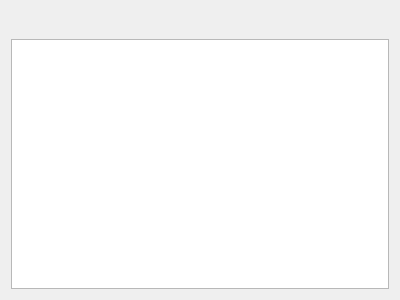
<?xml version="1.0" encoding="UTF-8"?>
<ui version="4.0">
 <class>CanSignalSenderPrivate</class>
 <widget class="QWidget" name="CanSignalSenderPrivate">
  <property name="geometry">
   <rect>
    <x>0</x>
    <y>0</y>
    <width>400</width>
    <height>300</height>
   </rect>
  </property>
  <property name="windowTitle">
   <string>CanSignalSender</string>
  </property>
  <layout class="QVBoxLayout" name="verticalLayout">
   <item>
    <layout class="QHBoxLayout" name="horizontalLayout">
     <item>
      <widget class="QPushButton" name="pbAdd">
       <property name="text">
        <string/>
       </property>
       <property name="icon">
        <iconset>
         <normaloff>:/images/files/images/light/CANbus_icon_Add.svg</normaloff>:/images/files/images/light/CANbus_icon_Add.svg</iconset>
       </property>
       <property name="iconSize">
        <size>
         <width>32</width>
         <height>32</height>
        </size>
       </property>
       <property name="checkable">
        <bool>false</bool>
       </property>
       <property name="flat">
        <bool>true</bool>
       </property>
      </widget>
     </item>
     <item>
      <widget class="QPushButton" name="pbRemove">
       <property name="text">
        <string/>
       </property>
       <property name="icon">
        <iconset>
         <normaloff>:/images/files/images/light/CANbus_icon_Remove.svg</normaloff>:/images/files/images/light/CANbus_icon_Remove.svg</iconset>
       </property>
       <property name="iconSize">
        <size>
         <width>32</width>
         <height>32</height>
        </size>
       </property>
       <property name="checkable">
        <bool>false</bool>
       </property>
       <property name="flat">
        <bool>true</bool>
       </property>
      </widget>
     </item>
     <item>
      <spacer name="horizontalSpacer">
       <property name="orientation">
        <enum>Qt::Horizontal</enum>
       </property>
       <property name="sizeHint" stdset="0">
        <size>
         <width>40</width>
         <height>20</height>
        </size>
       </property>
      </spacer>
     </item>
     <item>
      <widget class="QPushButton" name="pbDockUndock">
       <property name="text">
        <string/>
       </property>
       <property name="icon">
        <iconset>
         <normaloff>:/images/files/images/light/CANbus_icon_Undock.svg</normaloff>:/images/files/images/light/CANbus_icon_Undock.svg</iconset>
       </property>
       <property name="iconSize">
        <size>
         <width>32</width>
         <height>32</height>
        </size>
       </property>
       <property name="checkable">
        <bool>true</bool>
       </property>
       <property name="flat">
        <bool>true</bool>
       </property>
      </widget>
     </item>
    </layout>
   </item>
   <item>
    <widget class="QTableView" name="tv">
     <property name="focusPolicy">
      <enum>Qt::NoFocus</enum>
     </property>
     <property name="selectionMode">
      <enum>QAbstractItemView::NoSelection</enum>
     </property>
     <property name="selectionBehavior">
      <enum>QAbstractItemView::SelectRows</enum>
     </property>
    </widget>
   </item>
  </layout>
 </widget>
 <resources/>
 <connections/>
</ui>
